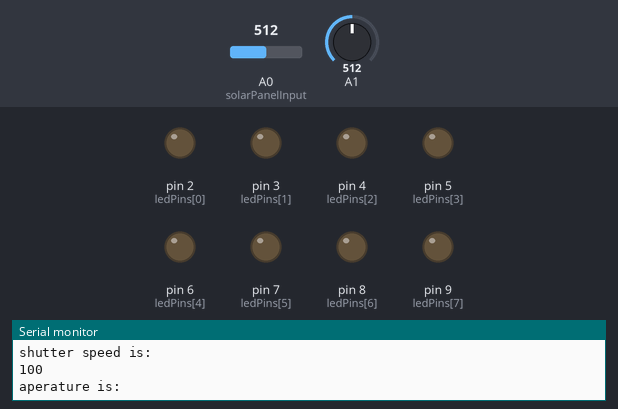
This sketch was run on a simulated Arduino Uno, built with avr-gcc and run on an emulated ATmega328P. Parts: output pins drawn as LEDs (lit = HIGH), the last lines printed to the serial monitor. The inputs (shaded band) are chosen by the test bench; at power-on: A0 (solarPanelInput) = 512, A1 = 512.

Above: at 4.2 s.
4.3 s: A0 (solarPanelInput) set to 425
8.7 s: A0 (solarPanelInput) set to 395
At 10.9 s:
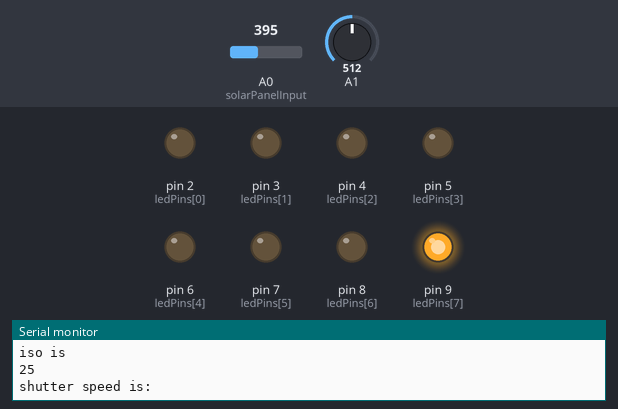
13.1 s: A0 (solarPanelInput) set to 375
21.6 s: A0 (solarPanelInput) set to 347
At 24.9 s:
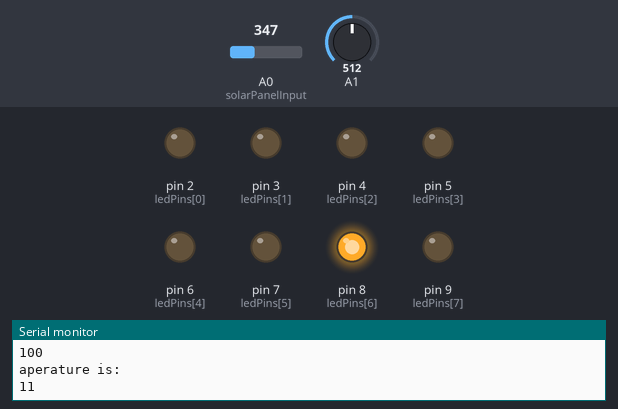
26.0 s: A1 set to 406
34.5 s: A1 set to 378
Timing chart, 0 to 37.5 s (numbered marks = the images above; inputs shaded):
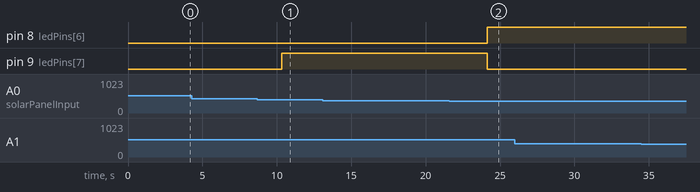

The sketch:

lightMeter.ino
```cpp
// Needed function
float mInv(float divider){
  float inverse = 1.0/divider;
  return inverse;
}

const int solarPanelInput = A0;
const int isoPot = A1;
const int timePot = A2;
const int aperaturePot = A3;
const int isoValueTable[] = {-375,-75,15,3,6,12, \
   25,50,100,200,400,800,1600,3200};
const int timeValueTable[] = {-4000,-2000,-1000, \
  -500,-250,-125,-60,-30,-15,-8,-4,-2, \
  1,2,4,8,15,30,60,120,240,3600,7200,14400,28800};
const int aperatureValueTable[] = { 1,2,3,4,6,8, \
  11,22,32,45,64,90,128,181,256,362,512,724,1024};
int solarPanelValue = 0;
float isoValue = 0;
float timeValue = 0;
float aperatureValue = 0;

//int potValue = 0;

int ledPins[] = {2,3,4,5,6,7,8,9};
//String text = "Scaled light intensity => ";
//String text2 = "Pot value => ";
//String updateMessage = "";

void setup()
{
  Serial.begin(9600);
  for (int index = 0; index < 8; index++){
    pinMode(ledPins[index],OUTPUT);
  }
}

void loop()
{
  blankAllLeds();
  solarPanelValue = getSolarPanelReading();
  isoValue = getPotValue(isoPot,0,1023,isoValueTable);
//  timeValue = getPotValue(timePot);
//  aperatureValue = getPotValue(aperaturePot);
  ledMeterOutput(solarPanelValue);
  updateInformation (solarPanelValue, isoValue, 100, 11);
/*  String updateMessage = text + solarPanelValue;
  Serial.println(updateMessage);
  updateMessage = text2 + potValue;
  Serial.println(updateMessage);*/
}

void ledMeterOutput(int meterInput){
  switch (meterInput){
    case 0:
      digitalWrite(ledPins[0], HIGH);
      break;
    case 1:
      digitalWrite(ledPins[1], HIGH);
      break;
    case 2:
      digitalWrite(ledPins[2], HIGH);
      break;
    case 3:
      digitalWrite(ledPins[3], HIGH);
      digitalWrite(ledPins[4], HIGH);
      break;
    case 4:
      digitalWrite(ledPins[4], HIGH);
      break;
    case 5:
      digitalWrite(ledPins[5], HIGH);
      break;
    case 6:
      digitalWrite(ledPins[6], HIGH);
      break;
    case 7:
      digitalWrite(ledPins[7], HIGH);
      break;
    case 8:
      digitalWrite(ledPins[8], HIGH);
      break;
  }

}

void blankAllLeds(){
  for (int ledNumber = 0; ledNumber < 8; ledNumber++){
    //delay(500);
    digitalWrite(ledPins[ledNumber], LOW);
  }
}

int getSolarPanelReading(){
// Tweak these next values for light reading
  const int minLight = 0;
  const int maxLight = 360;
  int lightReading = analogRead(solarPanelInput);
  int lightRange = map (lightReading, minLight, maxLight, 0, 7);
  return lightRange;
}

//int getPotValue(int potNumber){
//  int potValue = analogRead(potNumber);
//  return potValue;
//}

int getPotValue(int potIdentity, int potMinValue, int potMaxValue, int potValueTable[]){
  int value = analogRead(potIdentity);
//  int arraySize = sizeof(potValueTable) - 1;
  int potRange = map (value, potMinValue, potMaxValue, 0, 13);
  int valueFromTable = potValueTable[potRange];
  return valueFromTable;
}

void updateInformation (int lightIntensity, int iso, int shutterTime, int aperature ){
  for (int blankLines = 0; blankLines < 18; blankLines++){
    Serial.println("");
    Serial.println("Light intensity is:");
    Serial.println(lightIntensity);
    Serial.println("iso is");
    Serial.println(iso);
    Serial.println("shutter speed is:");
    Serial.println(shutterTime);
    Serial.println("aperature is:");
    Serial.println(aperature);
  }
  delay(2000);
}
```

Measured:
- the behaviour switches between 412 and 411 on A0 (solarPanelInput) (found by bisection; images 0 and 1)
- the behaviour switches between 360 and 359 on A0 (solarPanelInput) (found by bisection; images 1 and 2)
- after the input at 8.7 s, pin 9 (ledPins[7]): LOW → HIGH after 1.6 s
- after the input at 21.6 s, pin 8 (ledPins[6]): LOW → HIGH after 2.5 s; pin 9 (ledPins[7]): HIGH → LOW after 2.5 s
